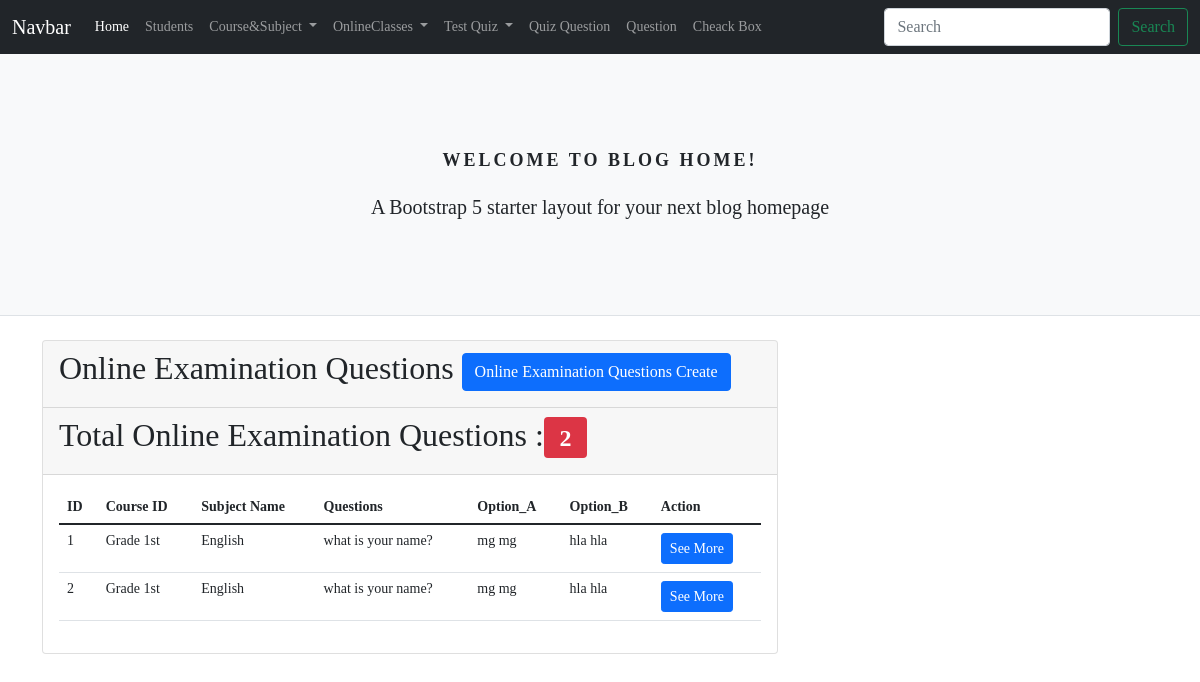
Page /exam_question/exam_question_index.php on the committed database.
### tables this page shows
create table examination_questions(
    id int primary key auto_increment,
    course_id int not null,
    subject_id int not null,
    question TEXT not null,
    option_a TEXT not null,
    option_b TEXT not null,
    option_c TEXT not null,
    option_d TEXT not null,
    created_at TIMESTAMP DEFAULT CURRENT_TIMESTAMP);

create table courses(
    id int primary key auto_increment,
    course_name varchar(225) not null,
    created_at TIMESTAMP DEFAULT CURRENT_TIMESTAMP);

create table subjects(
    id int primary key auto_increment,
    subject_name varchar(225) not null,
    course_id int not null,
    created_at TIMESTAMP DEFAULT CURRENT_TIMESTAMP);

### _classes/Libs/Database/MySQL.php (called while the page is built, shortened)
<?php
class MySQL
{
	private $dbhost;
	private $dbuser;
	private $dbname;
	private $dbpass;
	public function __construct(
		$dbhost = "localhost",
		$dbuser = "root",
		$dbname = "school",
		$dbpass = "",
	) {
		$this->dbhost = $dbhost;
		$this->dbuser = $dbuser;
		$this->dbname = $dbname;
		$this->dbpass = $dbpass;
	}
	public function connect()
	{
		try {
			$this->db = new PDO(
				"mysql:host=$this->dbhost;dbname=$this->dbname",
				$this->dbuser,
				$this->dbpass,
				[
					PDO::ATTR_ERRMODE => PDO::ERRMODE_EXCEPTION,
					PDO::ATTR_DEFAULT_FETCH_MODE => PDO::FETCH_OBJ,
				]
			);
			return $this->db;
		} catch (PDOException $e) {
			return $e->getMessage();
		}
	}
}

### _classes/Libs/Database/OnlineExaminationQuestion.php (called while the page is built, shortened)
<?php
class OnlineExaminationQuestion {
 private $db = null;
	public function __construct(MySQL $db)
	{
		$this->db = $db->connect();
	}
 public function OnlineExaminationQuestiongetAll()
  {
    $statement = $this->db->query("
           SELECT examination_questions.*, courses.course_name, subjects.subject_name
           FROM examination_questions
           LEFT JOIN subjects ON subjects.id = examination_questions.subject_id
           LEFT JOIN courses ON courses.id = examination_questions.course_id
        ");
    return $statement->fetchAll();
  }
}

### exam_question/exam_question_index.php (the view, shortened to what this page needs)
<?php
include("../layout/head.php");
include("../layout/nav.php");
include("../layout/header.php");
$table = new OnlineExaminationQuestion(new MySQL());
$questions = $table->OnlineExaminationQuestiongetAll();
?>
<div class="container">
 <div class="row">
  <div class="col-lg-8">
   <div class="card">
    <div class="card-header"><h2>Online Examination Questions <span><a href="exam_create_form.php" class="btn btn-primary">Online Examination Questions Create</a></span></h2></div>
    <div class="card-header"><h2>Total Online Examination Questions :<span class="badge bg-danger text-white"> <?= count($questions) ?></span></h2></div>
    <div class="card-body">
     <table class="table">
 <tr>
  <th>ID</th>
  <th>Course ID</th>
  <th>Subject Name</th>
  <th>Questions</th>
  <th>Option_A</th>
  <th>Option_B</th>
  <th>Action</th>
 </tr>
 <tbody>
  <?php foreach($questions as $question) : ?>
  <tr>
    <td><?= $question ->id ?></td>
    <td><?= $question ->course_name ?></td>
    <td><?= $question ->subject_name ?></td>
    <td><?= $question ->question?></td>
    <td><?= $question ->option_a ?></td>
    <td><?= $question ->option_b ?></td>
    <td><a href="exam_question_show.php?id=<?= $question->id ?>" class="btn btn-primary btn-sm">See More</a></td>
  </tr>
  <?php endforeach ?>
 </tbody>
</table>
    </div>
   </div>
  </div>
 </div>
</div>
<?php include("../layout/footer.php"); ?>

### rows in the picture
examination_questions: id "1", course.course_name "Grade 1st", subject.subject_name "English", question "what is your name?", option_a "mg mg", option_b "hla hla"
examination_questions: id "2", course.course_name "Grade 1st", subject.subject_name "English", question "what is your name?", option_a "mg mg", option_b "hla hla"

### other values in the picture
count($questions) "2"
